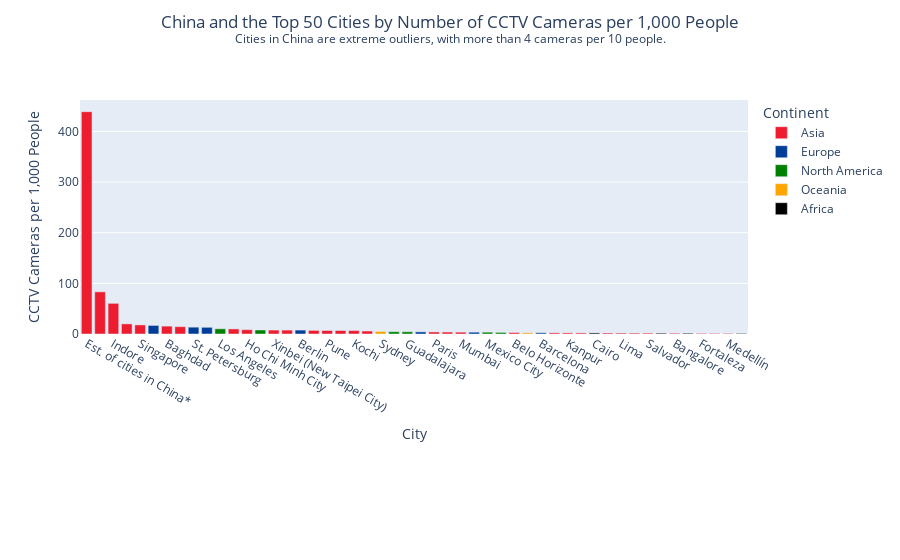

Write notebook code for a chart like this one.
### Code cell
import numpy as np
import pandas as pd
pd.options.mode.chained_assignment = None  
import plotly.graph_objs as go
import plotly.express as px
from plotly.offline import init_notebook_mode
init_notebook_mode(connected=True)

cctv = pd.read_csv("datasets/cctv.csv")

df = cctv

asia = {'Singapore', 'Myanmar', 'Yemen', 'Thailand', 'Philippines', 'Indonesia', 'Israel', 'Iraq', 'Pakistan', 'South Korea', 'India', 'Vietnam', 'Malaysia', 'Saudi Arabia', 'Japan', 'China', 'Taiwan', 'Afghanistan', 'Hong Kong', 'Turkey', 'Bangladesh', 'Iran'}
europe = {'Spain', 'Russia', 'Italy', 'Germany', 'United Kingdom'}
north_america = {'Mexico', 'United States', 'Dominican Republic', 'Canada'}
south_america = {'Mexico', 'United States', 'Dominican Republic', 'Canada'}
africa = {'Kenya', 'Egypt', 'Ethiopia', 'Nigeria', 'Madagascar', 'Burkina Faso', 'South Africa', 'Cameroon', 'Morocco', 'Uganda', 'Sudan', 'Tanzania', 'Angola', 'Senegal'}
oceania = {'Australia'}

# Map each country to its continent
def get_continent(country):
    if country in asia:
        return 'Asia'
    elif country in europe:
        return 'Europe'
    elif country in north_america:
        return 'North America'
    elif country in south_america:
        return 'South America'
    elif country in africa:
        return 'Africa'
    elif country in oceania:
        return 'Oceania'
    else:
        return 'Asia'

df['Continent'] = df['Country'].apply(get_continent)

# Exclude cities in China
df_non_china = df[df['Country'] != 'China']

# Calculate the mean value for cities in China
china_mean = df[df['Country'] == 'China']['# of CCTV Cameras per 1,000 People'].mean()

# Create a new DataFrame for the mean value
mean_china_df = pd.DataFrame({
    'City': ['Est. of cities in China*'],
    '# of CCTV Cameras per 1,000 People': [china_mean],
    'Continent': ['Asia'],
    'Country': ['China']
})

# Concatenate the two DataFrames
final_df = pd.concat([df_non_china, mean_china_df], ignore_index=True)

# Sort the DataFrame by the number of CCTV cameras per 1,000 people
final_df = final_df.sort_values(by='# of CCTV Cameras per 1,000 People', ascending=False)

# Select the top 50 values
top_50_df = final_df.head(50)

# COLORS
# Define custom colors for each continent
color_map = {
    'Asia': 'rgb(238, 28, 47)',
    'Europe': 'rgb(0, 61, 153)',
    'North America': 'green',
    'South America': 'yellow',
    'Africa': 'black',
    'Oceania': 'orange',
    'Other': 'grey'
}

# Create the bar graph
fig = px.bar(top_50_df, x='City', y='# of CCTV Cameras per 1,000 People', color='Continent',
             title='China and the Top 50 Cities by Number of CCTV Cameras per 1,000 People<br><sup>Cities in China are extreme outliers, with more than 4 cameras per 10 people.</sup>',
             hover_data={'Country': True}, color_discrete_map=color_map,
             labels={'# of CCTV Cameras per 1,000 People': 'CCTV Cameras per 1,000 People'})

# Customize hover label formatting
fig.update_traces(
    hovertemplate='City: %{x}<br>Country: %{customdata[0]}<br># of CCTV Cameras per 1000 people: %{y}'
)


fig.update_layout(
    height = 500,
    xaxis={'categoryorder':'total descending'},
    title={
        'y':0.95,
        'x':0.5,
        'xanchor': 'center',
        'yanchor': 'top'
    },
    margin={'b': 226, 't': 100}
)

fig.add_annotation(x=-0.07, y=-1.25,
                   xref="paper", yref="paper",
                   align='left',
                   xanchor='left', yanchor='bottom',
                   showarrow=False,
                   text='* = The dataset contains the exact same estimation for all cities in China.'
                  )

fig.show()

### Figure 1 — Plotly figure (JSON) as saved in the notebook; plotly's stock layout.template omitted (floating-point values rounded to 4 significant figures)
{"data": [{"alignmentgroup": "True", "customdata": [["China"], ["India"], ["India"], ["India"], ["Singapore "], ["Iraq"], ["South Korea"], ["South Korea"], ["Vietnam"], ["Taiwan"], ["India"], ["Hong Kong"], ["India"], ["Turkey"], ["India"], ["Thailand"], ["France "], ["Colombia"], ["India"], ["Brazil"], ["India"], ["India"], ["Turkey"], ["Brazil"], ["Peru"], ["Vietnam"], ["Brazil"], ["India"], ["Brazil"], ["Brazil"], ["Colombia"]], "hovertemplate": "City: %{x}<br>Country: %{customdata[0]}<br># of CCTV Cameras per 1000 people: %{y}", "legendgroup": "Asia", "marker": {"color": "rgb(238, 28, 47)", "pattern": {"shape": ""}}, "name": "Asia", "offsetgroup": "Asia", "orientation": "v", "showlegend": true, "textposition": "auto", "type": "bar", "x": ["Est. of cities in China*", "Hyderabad", "Indore", "Delhi", "Singapore", "Baghdad", "Seoul", "Busan", "Ho Chi Minh City", "Xinbei (New Taipei City)", "Chennai", "Hong Kong", "Pune", "Istanbul", "Kochi", "Bangkok", "Paris", "Bogotá", "Mumbai", "Belo Horizonte", "Lucknow", "Kanpur", "Ankara", "Rio de Janeiro", "Lima", "Hanoi", "Salvador", "Bangalore", "Fortaleza", "Porto Alegre", "Medellín"], "xaxis": "x", "y": [439.1, 83.32, 60.57, 19.96, 17.94, 15.56, 14.47, 10.03, 8.52, 7.77, 7.73, 7.09, 6.92, 6.88, 6.82, 5.89, 4.04, 3.85, 3.65, 2.91, 2.3, 2.24, 2.12, 2.01, 1.89, 1.84, 1.78, 1.58, 1.27, 1.22, 1.19], "yaxis": "y"}, {"alignmentgroup": "True", "customdata": [["Russia"], ["Russia"], ["United Kingdom"], ["Germany"], ["Spain"], ["Italy"], ["Spain"]], "hovertemplate": "City: %{x}<br>Country: %{customdata[0]}<br># of CCTV Cameras per 1000 people: %{y}", "legendgroup": "Europe", "marker": {"color": "rgb(0, 61, 153)", "pattern": {"shape": ""}}, "name": "Europe", "offsetgroup": "Europe", "orientation": "v", "showlegend": true, "textposition": "auto", "type": "bar", "x": ["Moscow", "St. Petersburg", "London", "Berlin", "Madrid", "Rome", "Barcelona"], "xaxis": "x", "y": [16.88, 13.49, 13.21, 7.72, 4.19, 3.59, 2.41], "yaxis": "y"}, {"alignmentgroup": "True", "customdata": [["United States"], ["United States"], ["Mexico"], ["Mexico"], ["Mexico"], ["Canada"]], "hovertemplate": "City: %{x}<br>Country: %{customdata[0]}<br># of CCTV Cameras per 1000 people: %{y}", "legendgroup": "North America", "marker": {"color": "green", "pattern": {"shape": ""}}, "name": "North America", "offsetgroup": "North America", "orientation": "v", "showlegend": true, "textposition": "auto", "type": "bar", "x": ["Los Angeles", "New York", "Puebla", "Guadalajara", "Mexico City", "Toronto"], "xaxis": "x", "y": [10.27, 7.88, 4.53, 4.4, 3.59, 3.13], "yaxis": "y"}, {"alignmentgroup": "True", "customdata": [["Australia"], ["Australia"]], "hovertemplate": "City: %{x}<br>Country: %{customdata[0]}<br># of CCTV Cameras per 1000 people: %{y}", "legendgroup": "Oceania", "marker": {"color": "orange", "pattern": {"shape": ""}}, "name": "Oceania", "offsetgroup": "Oceania", "orientation": "v", "showlegend": true, "textposition": "auto", "type": "bar", "x": ["Sydney", "Melbourne"], "xaxis": "x", "y": [5.06, 2.45], "yaxis": "y"}, {"alignmentgroup": "True", "customdata": [["Egypt"], ["South Africa"], ["South Africa"], ["Nigeria"]], "hovertemplate": "City: %{x}<br>Country: %{customdata[0]}<br># of CCTV Cameras per 1000 people: %{y}", "legendgroup": "Africa", "marker": {"color": "black", "pattern": {"shape": ""}}, "name": "Africa", "offsetgroup": "Africa", "orientation": "v", "showlegend": true, "textposition": "auto", "type": "bar", "x": ["Cairo", "Cape Town", "Johannesburg", "Kano"], "xaxis": "x", "y": [2.1, 1.61, 1.52, 1.15], "yaxis": "y"}], "layout": {"annotations": [{"align": "left", "showarrow": false, "text": "* = The dataset contains the exact same estimation for all cities in China.", "x": -0.07, "xanchor": "left", "xref": "paper", "y": -1.25, "yanchor": "bottom", "yref": "paper"}], "autosize": true, "barmode": "relative", "legend": {"title": {"text": "Continent"}, "tracegroupgap": 0}, "margin": {"b": 226, "t": 100}, "title": {"text": "China and the Top 50 Cities by Number of CCTV Cameras per 1,000 People<br><sup>Cities in China are extreme outliers, with more than 4 cameras per 10 people.</sup>", "x": 0.5, "xanchor": "center", "y": 0.95, "yanchor": "top"}, "xaxis": {"anchor": "y", "autorange": true, "categoryorder": "total descending", "domain": [0, 1], "range": [-0.5, 49.5], "title": {"text": "City"}, "type": "category"}, "yaxis": {"anchor": "x", "autorange": true, "domain": [0, 1], "range": [0, 462.2], "title": {"text": "CCTV Cameras per 1,000 People"}, "type": "linear"}}}
